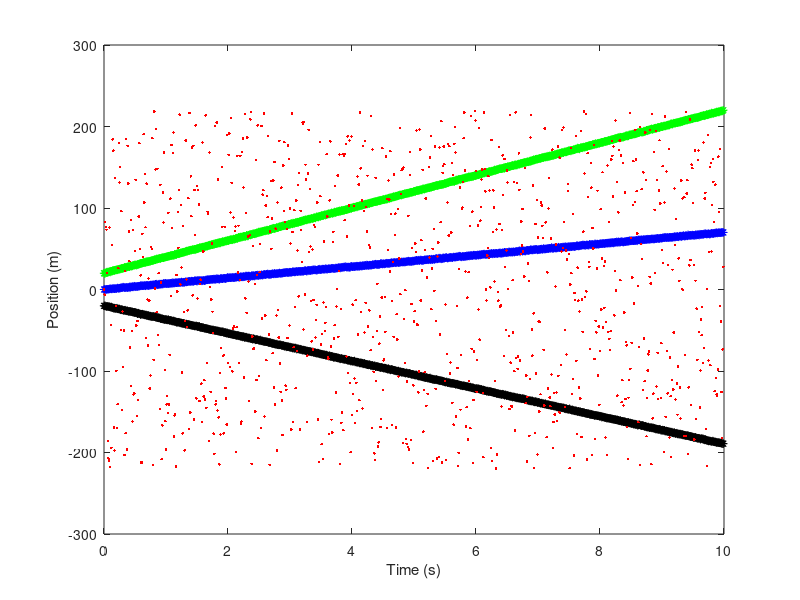

Reproduce this figure in MATLAB.
%%%%%%%%%%%%%%%%%%%%%%%%%%%%%%%%%%%%%%%%%
%   Code to Produce 1D Model of Data   %%
%   with multiple targets              %%
%%%%%%%%%%%%%%%%%%%%%%%%%%%%%%%%%%%%%%%%%
clc; close all; clear all;

% Define constants
v = [randi(30);...
    -randi(30);...
    randi(30)];  %m/s for all time
dt = .01;       %s
N = 1000;       % Number of time steps
M = 1;          % Number of false measuremnts per time step
t = (0:N-1)*dt;   % Time Array
Qk = 0.5;       % Process noise covariance
R = 0.1;        % Measurement noise covariance

% Position of targets as a function of time
x = zeros(N,2,size(v,1));   % 1st dim = num of time steps
                            % 2nd dim = num of states (pos, vel)
                            % 3rd dim = num of targets

% y -> contains the measurments, where the first
% three columns are the true measurement and the other 
% columns contain random noise measurements @ each
% time step
y = zeros(N,size(v,1)+M);

% Create position data
for targ=1:size(v,1)
    x(1,2,targ) = v(targ) + sqrt(Qk)*randn(1,1);
    for k=2:N
        x(k,2,targ) = v(targ) + sqrt(Qk)*randn(1,1);
        x(k,1,targ)=x(k-1,1,targ)+dt*x(k,2,targ);
    end
end
if(v(1)>v(3))
    x(:,1,1)=x(:,1,1)+20;
    y(1,1) = x(1,1,1);
else
    x(:,1,3)=x(:,1,3)+20;
    y(1,3) = x(1,1,3);
end
x(:,1,2)=x(:,1,2)-20;
y(1,2) = x(1,1,2);
    
% Create noisy measurements
[~,idx]=max(abs(v));
for k=2:N
    for targ=1:size(v,1)
        % Add noise to true data
        y(k,targ) = x(k,1,targ)+sqrt(R)*randn(1,1);
    end
    for ii=1:M
        % Add random noise that are outliers
        y(k,end)=max(max(max(abs(x(:,1,idx)))))*(-1+2.*rand(1,1));
    end
end
 
% Plot data
figure(1);clf;
plot(t,y(:,1),'b*'); hold on;
plot(t,y(:,2),'k*');
plot(t,y(:,3),'g*');
plot(t,y(:,end),'r.');
hold off;
xlabel('Time (s)');
ylabel('Position (m)');

% Save data
save('1d_multTarg_ransac_data.mat','t','v','x','y','dt','Qk','R')
savefig('1d_multTarg_ransac_data');
pause(2)
%close(gcf);
